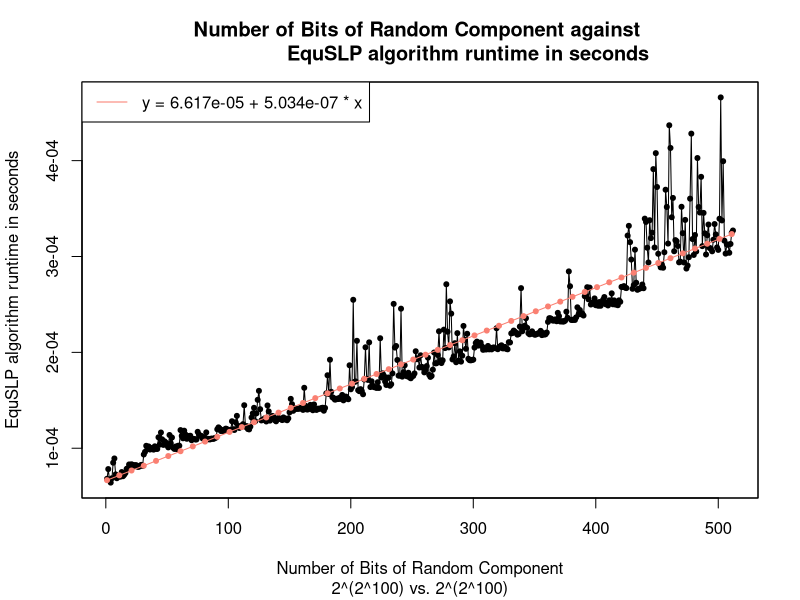
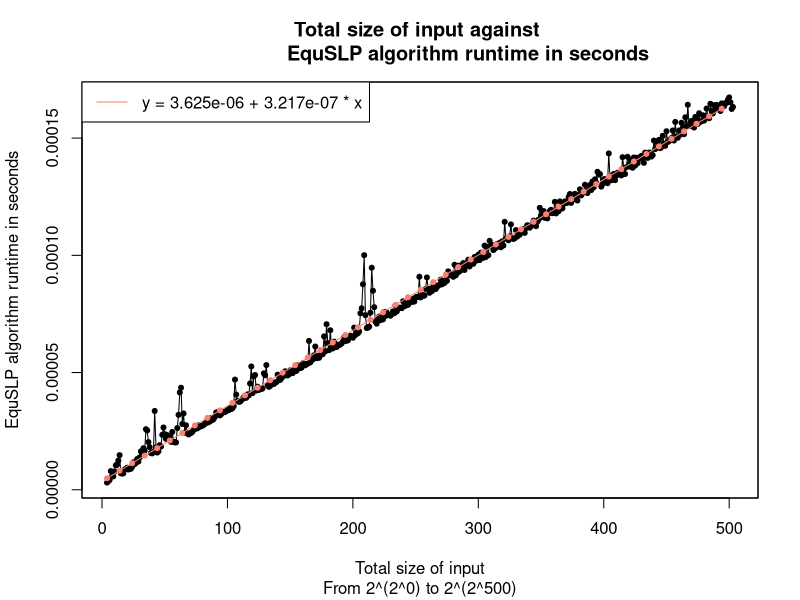

Here is the R script that generated these plots, in order:
######################
# Data Analysis: Speed
######################

######## BitSpeed

data = read.table('BitSpeed2.csv', header=T, sep=',')

lm(data$seconds~data$bits)
x = seq(min(data$bits),max(data$bits),10)
y = 6.617e-05 + 5.034e-07 * x

jpeg(file = 'BitSpeed2.jpg', res = 600, width = 4800, height = 4800)

# create the plot 
plot(x = data$bits,
     y = data$seconds,  
     type="o",
     pch=20,
     col="black",
     xlim =c(min(data$bits),max(data$bits)), 
     ylim =c(min(data$seconds),max(data$seconds)),
     main = "Number of Bits of Random Component against 
                EquSLP algorithm runtime in seconds",
     sub = '2^(2^100) vs. 2^(2^100)',
     xlab ="Number of Bits of Random Component", 
     ylab ="EquSLP algorithm runtime in seconds")

par(new=T) # superpose plots

# Create the plot
plot(x,
     y, 
     type="o",
     pch=20,
     xaxt = "n",
     yaxt = "n",
     col="salmon",
     xlim =c(min(data$bits),max(data$bits)), 
     ylim =c(min(data$seconds),max(data$seconds)),
     main = "", 
     xlab ="", 
     ylab ="")

# Add Legend
legend("topleft", legend = c("y = 6.617e-05 + 5.034e-07 * x"),
       col = c("salmon"), lty = 1:1, cex = 1)

dev.off()



######## SLPSpeed

data = read.table('SLPSpeed1.csv', header=T, sep=',')

lm(data$seconds~data$len)
x = seq(min(data$len),max(data$len),10)
y = 3.625e-06 + 3.217e-07 * x

jpeg(file = 'SLPSpeed1.jpg', res = 600, width = 4800, height = 4800)

# create the plot 
plot(x = data$len,
     y = data$seconds,  
     type="o",
     pch=20,
     col="black",
     main = "Total size of input against 
                EquSLP algorithm runtime in seconds",
     sub = 'From 2^(2^0) to 2^(2^500)',
     xlab ="Total size of input", 
     ylab ="EquSLP algorithm runtime in seconds")

par(new=T) # superpose plots

# Create the plot
plot(x,
     y, 
     type="o",
     pch=20,
     xaxt = "n",
     yaxt = "n",
     col="salmon",
     xlim =c(min(data$len),max(data$len)), 
     ylim =c(min(data$seconds),max(data$seconds)),
     main = "", 
     xlab ="", 
     ylab ="")

# Add Legend
legend("topleft", legend = c("y = 3.625e-06 + 3.217e-07 * x"),
       col = c("salmon"), lty = 1:1, cex = 1)

dev.off()